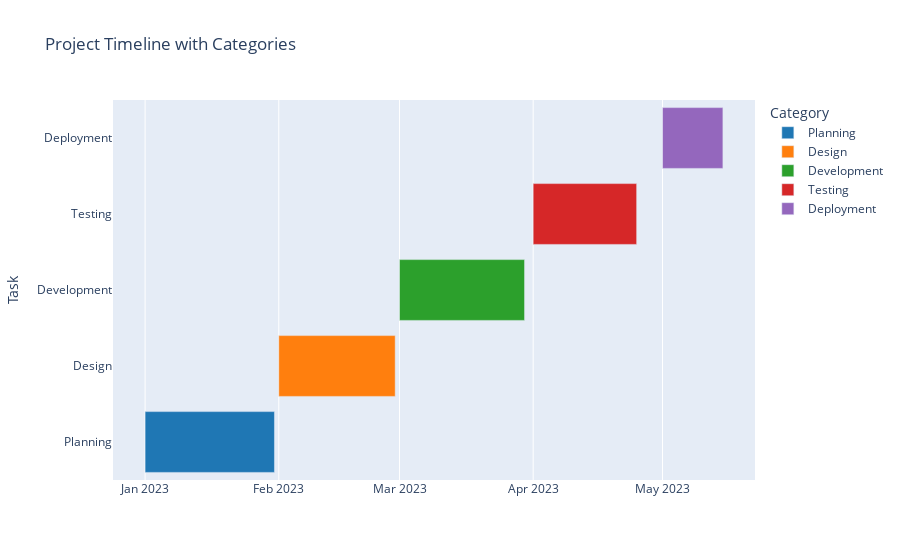

This figure's notebook cell:
### Markdown cell above
## Example 3: Gantt Chart with Task Categories

### Code cell
# Create DataFrame with task categories
df = pd.DataFrame({
    "Task": ["Planning", "Design", "Development", "Testing", "Deployment"],
    "Start": ["2023-01-01", "2023-02-01", "2023-03-01", "2023-04-01", "2023-05-01"],
    "End": ["2023-01-31", "2023-02-28", "2023-03-30", "2023-04-25", "2023-05-15"],
    "Category": ["Planning", "Design", "Development", "Testing", "Deployment"]
})

# Create the Gantt chart with different colors for categories
fig = px.timeline(df, x_start="Start", x_end="End", y="Task",
                 color="Category", 
                 title="Project Timeline with Categories",
                 color_discrete_map={
                     "Planning": "#1f77b4",
                     "Design": "#ff7f0e",
                     "Development": "#2ca02c",
                     "Testing": "#d62728",
                     "Deployment": "#9467bd"
                 })

fig.show()

### Figure 1 — Plotly figure (JSON) as saved in the notebook; plotly's stock layout.template omitted (floating-point values rounded to 4 significant figures)
{"data": [{"alignmentgroup": "True", "base": ["2023-01-01"], "hovertemplate": "Category=Planning<br>Start=%{base}<br>End=%{x}<br>Task=%{y}<extra></extra>", "legendgroup": "Planning", "marker": {"color": "#1f77b4", "pattern": {"shape": ""}}, "name": "Planning", "offsetgroup": "Planning", "orientation": "h", "showlegend": true, "textposition": "auto", "type": "bar", "x": [2592000000], "xaxis": "x", "y": ["Planning"], "yaxis": "y"}, {"alignmentgroup": "True", "base": ["2023-02-01"], "hovertemplate": "Category=Design<br>Start=%{base}<br>End=%{x}<br>Task=%{y}<extra></extra>", "legendgroup": "Design", "marker": {"color": "#ff7f0e", "pattern": {"shape": ""}}, "name": "Design", "offsetgroup": "Design", "orientation": "h", "showlegend": true, "textposition": "auto", "type": "bar", "x": [2332800000], "xaxis": "x", "y": ["Design"], "yaxis": "y"}, {"alignmentgroup": "True", "base": ["2023-03-01"], "hovertemplate": "Category=Development<br>Start=%{base}<br>End=%{x}<br>Task=%{y}<extra></extra>", "legendgroup": "Development", "marker": {"color": "#2ca02c", "pattern": {"shape": ""}}, "name": "Development", "offsetgroup": "Development", "orientation": "h", "showlegend": true, "textposition": "auto", "type": "bar", "x": [2505600000], "xaxis": "x", "y": ["Development"], "yaxis": "y"}, {"alignmentgroup": "True", "base": ["2023-04-01"], "hovertemplate": "Category=Testing<br>Start=%{base}<br>End=%{x}<br>Task=%{y}<extra></extra>", "legendgroup": "Testing", "marker": {"color": "#d62728", "pattern": {"shape": ""}}, "name": "Testing", "offsetgroup": "Testing", "orientation": "h", "showlegend": true, "textposition": "auto", "type": "bar", "x": [2073600000], "xaxis": "x", "y": ["Testing"], "yaxis": "y"}, {"alignmentgroup": "True", "base": ["2023-05-01"], "hovertemplate": "Category=Deployment<br>Start=%{base}<br>End=%{x}<br>Task=%{y}<extra></extra>", "legendgroup": "Deployment", "marker": {"color": "#9467bd", "pattern": {"shape": ""}}, "name": "Deployment", "offsetgroup": "Deployment", "orientation": "h", "showlegend": true, "textposition": "auto", "type": "bar", "x": [1209600000], "xaxis": "x", "y": ["Deployment"], "yaxis": "y"}], "layout": {"barmode": "overlay", "legend": {"title": {"text": "Category"}, "tracegroupgap": 0}, "title": {"text": "Project Timeline with Categories"}, "xaxis": {"anchor": "y", "domain": [0, 1], "type": "date"}, "yaxis": {"anchor": "x", "domain": [0, 1], "title": {"text": "Task"}}}}
